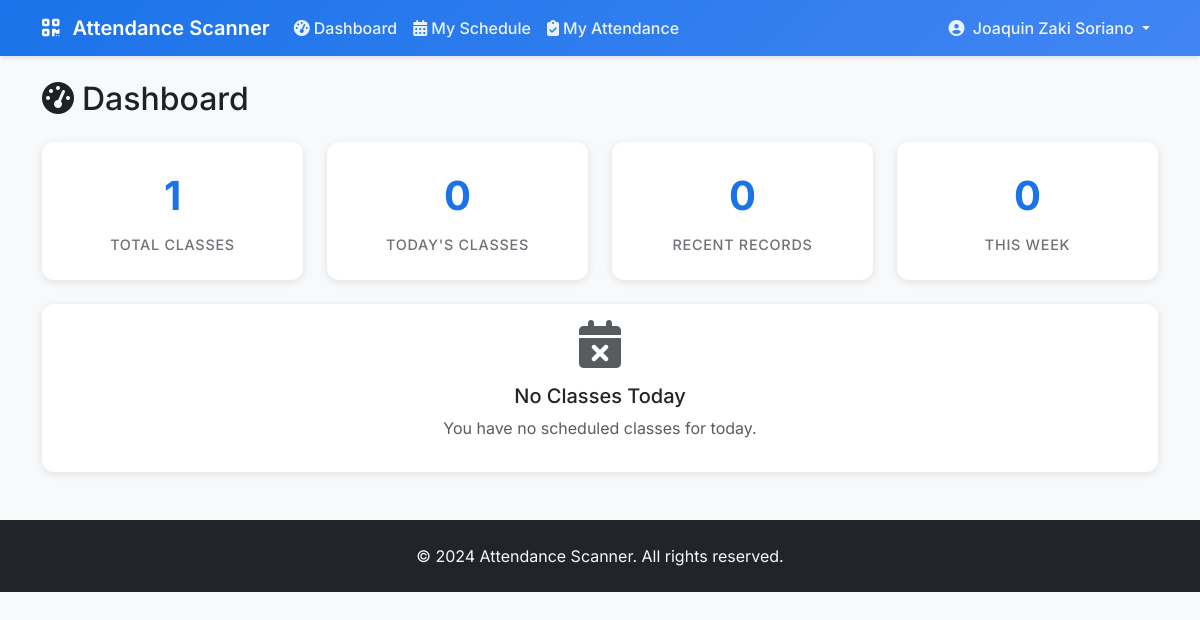
The app's page /dashboard/ (signed in), older data.
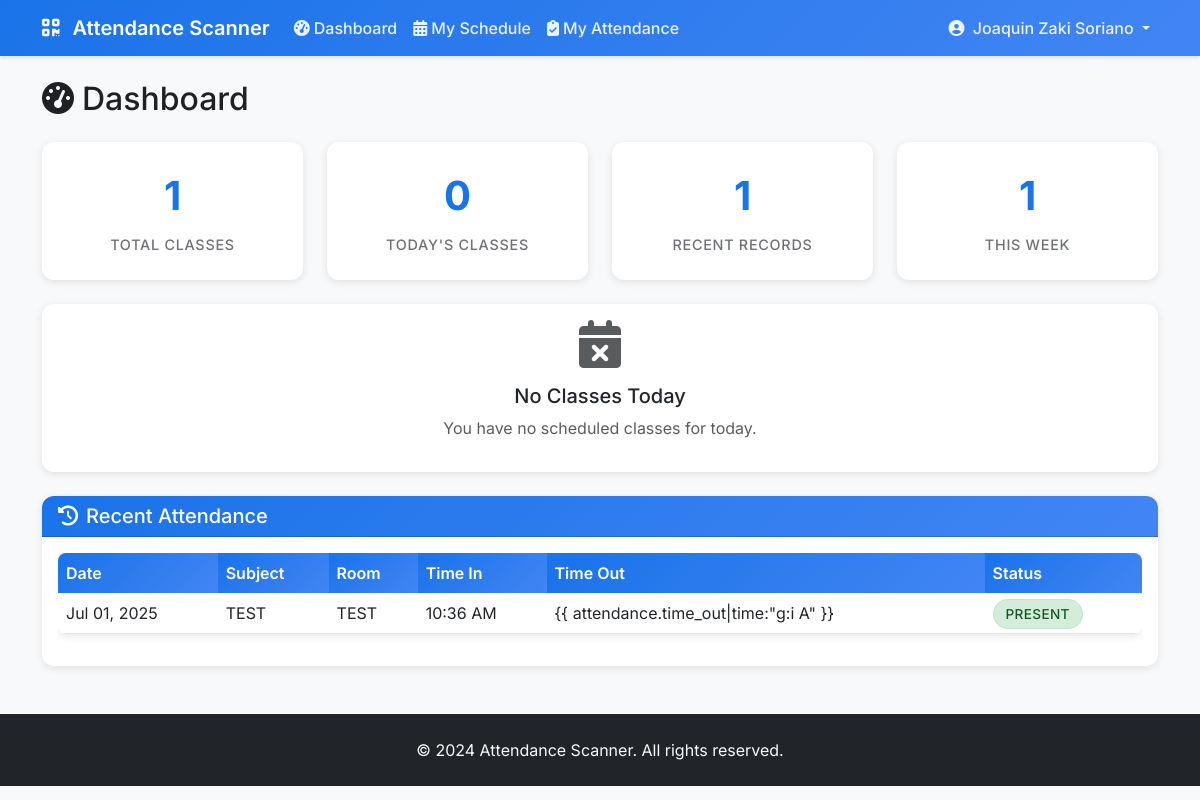
The same page, newer data.
### scanner/models.py (models this page shows, shortened)
class User(AbstractUser):
    USER_TYPES = (
        ('student', 'Student'),
        ('professor', 'Professor'),
        ('admin', 'Admin'),
    )
    user_type = models.CharField(max_length=10, choices=USER_TYPES, default='student')
    student_id = models.CharField(max_length=20, blank=True, null=True, unique=True)
    barcode = models.CharField(max_length=50, blank=True, null=True, unique=True)
    phone = models.CharField(max_length=15, blank=True, null=True)

class Attendance(models.Model):
    STATUS_CHOICES = (
        ('present', 'Present'),
        ('absent', 'Absent'),
        ('late', 'Late'),
        ('excused', 'Excused'),
    )
    student = models.ForeignKey(User, on_delete=models.CASCADE, limit_choices_to={'user_type': 'student'})
    schedule = models.ForeignKey(Schedule, on_delete=models.CASCADE)
    date = models.DateField()
    time_in = models.DateTimeField(blank=True, null=True)
    time_out = models.DateTimeField(blank=True, null=True)
    status = models.CharField(max_length=10, choices=STATUS_CHOICES, default='absent')
    notes = models.TextField(blank=True, null=True)
    created_at = models.DateTimeField(auto_now_add=True)
    updated_at = models.DateTimeField(auto_now=True)
    class Meta:
        unique_together = ['student', 'schedule', 'date']

class Schedule(models.Model):
    DAYS_OF_WEEK = (
        ('monday', 'Monday'),
        ('tuesday', 'Tuesday'),
        ('wednesday', 'Wednesday'),
        ('thursday', 'Thursday'),
        ('friday', 'Friday'),
        ('saturday', 'Saturday'),
        ('sunday', 'Sunday'),
    )
    subject = models.ForeignKey(Subject, on_delete=models.CASCADE)
    professor = models.ForeignKey(User, on_delete=models.CASCADE, limit_choices_to={'user_type': 'professor'})
    room = models.ForeignKey(Room, on_delete=models.CASCADE)
    day_of_week = models.CharField(max_length=10, choices=DAYS_OF_WEEK)
    start_time = models.TimeField()
    end_time = models.TimeField()
    semester = models.CharField(max_length=20, default='2024-1')
    academic_year = models.CharField(max_length=10, default='2024-2025')
    is_active = models.BooleanField(default=True)
    created_at = models.DateTimeField(auto_now_add=True)
    class Meta:
        unique_together = ['room', 'day_of_week', 'start_time', 'end_time', 'semester']

class Subject(models.Model):
    code = models.CharField(max_length=20, unique=True)
    name = models.CharField(max_length=100)
    description = models.TextField(blank=True, null=True)
    units = models.IntegerField(default=3)

class Room(models.Model):
    name = models.CharField(max_length=50)
    capacity = models.IntegerField(default=30)
    building = models.CharField(max_length=50, blank=True, null=True)
    floor = models.IntegerField(default=1)

### scanner/views.py (the view, shortened to what this page needs)
# urls.py: path('dashboard/', views.dashboard, name='dashboard'),
@login_required
def dashboard(request):
    today = get_manila_today()
    current_time = get_manila_time()
    if request.user.user_type == 'student':
        enrollments = Enrollment.objects.filter(student=request.user)
        today_schedules = []
        for enrollment in enrollments:
            schedule = enrollment.schedule
        context = {
            'today_schedules': today_schedules,
            'total_schedules': enrollments.count(),
            'attendance_records': Attendance.objects.filter(student=request.user).order_by('-date')[:10]
        }
    return render(request, 'scanner/dashboard.html', context)

### scanner/views.py (called while the page is built)
def get_manila_now():
    return timezone.now().astimezone(MANILA_TZ)

def get_manila_today():
    return get_manila_now().date()

def get_manila_time():
    return get_manila_now().time()

### scanner/templates/scanner/dashboard.html (shortened to what this page needs)
{% extends 'scanner/base.html' %}  {% block content %}
<div class="row">
  <div class="col-12">
    <h2 class="mb-4"><i class="fas fa-tachometer-alt me-2"></i>Dashboard</h2>
  </div>
</div>
{% if user.user_type == 'student' %}
<div class="row mb-4">
  <div class="col-md-3">
    <div class="dashboard-stats">
      <div class="number">{{ total_schedules }}</div>
      <div class="label">Total Classes</div>
    </div>
  </div>
  <div class="col-md-3">
    <div class="dashboard-stats">
      <div class="number">{{ today_schedules|length }}</div>
      <div class="label">Today's Classes</div>
    </div>
  </div>
  <div class="col-md-3">
    <div class="dashboard-stats">
      <div class="number">{{ attendance_records|length }}</div>
      <div class="label">Recent Records</div>
    </div>
  </div>
  <div class="col-md-3">
    <div class="dashboard-stats">
      <div class="number">
        {% if attendance_records %} {{ attendance_records|slice:":10"|length }}
        {% else %} 0 {% endif %}
      </div>
      <div class="label">This Week</div>
    </div>
  </div>
</div>
{% if today_schedules %}
<div class="card mb-4">
  <div class="card-header">
    <h5 class="mb-0">
      <i class="fas fa-calendar-day me-2"></i>Today's Schedule
    </h5>
  </div>
  <div class="card-body">
    <div class="row">
      {% for schedule_data in today_schedules %}
      <div class="col-md-6 col-lg-4 mb-3">
        <div
          class="card h-100 {% if schedule_data.is_current %}border-primary{% elif schedule_data.is_upcoming %}border-success{% endif %}"
        >
          <div class="card-body">
            <h6 class="card-title">
              {{ schedule_data.schedule.subject.code }} - {{ schedule_data.schedule.subject.name }}
            </h6>
            <p class="card-text">
              <i class="fas fa-clock me-2"></i>
              {{ schedule_data.schedule.start_time|time:"g:i A" }} - {{ schedule_data.schedule.end_time|time:"g:i A" }}
            </p>
            <p class="card-text">
              <i class="fas fa-map-marker-alt me-2"></i>
              {{ schedule_data.schedule.room.name }}
            </p>
            <p class="card-text">
              <i class="fas fa-user-tie me-2"></i>
              {{ schedule_data.schedule.professor.get_full_name }}
            </p>
            <span
              class="status-badge status-{{ schedule_data.attendance.status }}"
            >
              {% if schedule_data.attendance.status == 'present' %}
                <i class="fas fa-check me-1"></i>Present
              {% elif schedule_data.attendance.status == 'absent' %}
                <i class="fas fa-times me-1"></i>Absent
              {% elif schedule_data.attendance.status == 'late' %}
                <i class="fas fa-clock me-1"></i>Late {% else %}
              <i class="fas fa-exclamation me-1"></i>Excused {% endif %}
            </span>
            {% if schedule_data.professor_session %}
            {% if schedule_data.professor_session.is_active %}
            <div class="mt-2">
              <span class="badge bg-success">
                <i class="fas fa-play me-1"></i>Class Active
              </span>
            </div>
            {% else %}
            <div class="mt-2">
              <span class="badge bg-secondary">
                <i class="fas fa-pause me-1"></i>Class Inactive
              </span>
            </div>
            {% endif %}
            {% endif %}
          </div>
        </div>
      </div>
      {% endfor %}
    </div>
  </div>
</div>
{% else %}
<div class="card mb-4">
  <div class="card-body text-center">
    <i class="fas fa-calendar-times fa-3x text-muted mb-3"></i>
    <h5>No Classes Today</h5>
    <p class="text-muted">You have no scheduled classes for today.</p>
  </div>
</div>
{% endif %}
{% if attendance_records %}
<div class="card">
  <div class="card-header">
    <h5 class="mb-0"><i class="fas fa-history me-2"></i>Recent Attendance</h5>
  </div>
  <div class="card-body">
    <div class="table-responsive">
      <table class="table table-hover">
        <thead>
          <tr>
            <th>Date</th>
            <th>Subject</th>
            <th>Room</th>
            <th>Time In</th>
            <th>Time Out</th>
            <th>Status</th>
          </tr>
        </thead>
        <tbody>
          {% for attendance in attendance_records %}
          <tr>
            <td>{{ attendance.date|date:"M d, Y" }}</td>
            <td>{{ attendance.schedule.subject.code }}</td>
            <td>{{ attendance.schedule.room.name }}</td>
            <td>
              {% if attendance.time_in %} {{ attendance.time_in|time:"g:i A" }}
              {% else %} - {% endif %}
            </td>
            <td>
              {% if attendance.time_out %} {{ attendance.time_out|time:"g:i A"
              }} {% else %} - {% endif %}
            </td>
            <td>
              <span class="status-badge status-{{ attendance.status }}">
                {{ attendance.status|title }}
              </span>
            </td>
          </tr>
          {% endfor %}
        </tbody>
      </table>
    </div>
  </div>
</div>
{% endif %} {% endif %} {% endblock %}

### scanner/templates/scanner/base.html (shortened to what this page needs)
<!DOCTYPE html>
<html lang="en">
  <head>
    <link
      href="https://cdn.jsdelivr.net/npm/bootstrap@5.3.0/dist/css/bootstrap.min.css"
      rel="stylesheet"
    />
    <link
      href="https://cdnjs.cloudflare.com/ajax/libs/font-awesome/6.4.0/css/all.min.css"
      rel="stylesheet"
    />
    {% load static %}
    <link href="{% static 'css/custom.css' %}" rel="stylesheet" />
  </head>
  <body>
    <nav class="navbar navbar-expand-lg navbar-dark">
      <div class="container">
        <a class="navbar-brand" href="{% url 'home' %}">
          <i class="fas fa-qrcode me-2"></i>
          Attendance Scanner
        </a>
        <div class="collapse navbar-collapse" id="navbarNav">
          <ul class="navbar-nav me-auto">
            {% if user.is_authenticated %}
            <li class="nav-item">
              <a class="nav-link" href="{% url 'dashboard' %}">
                <i class="fas fa-tachometer-alt me-1"></i>Dashboard
              </a>
            </li>
            {% if user.user_type == 'professor' %}
            <li class="nav-item">
              <a class="nav-link" href="{% url 'schedule_management' %}">
                <i class="fas fa-calendar-alt me-1"></i>Schedules
              </a>
            </li>
            {% elif user.user_type == 'student' %}
            <li class="nav-item">
              <a class="nav-link" href="{% url 'student_schedule' %}">
                <i class="fas fa-calendar-alt me-1"></i>My Schedule
              </a>
            </li>
            <li class="nav-item">
              <a class="nav-link" href="{% url 'student_attendance' %}">
                <i class="fas fa-clipboard-check me-1"></i>My Attendance
              </a>
            </li>
            {% elif user.user_type == 'admin' %}
            <li class="nav-item">
              <a class="nav-link" href="{% url 'admin_dashboard' %}">
                <i class="fas fa-cogs me-1"></i>Admin
              </a>
            </li>
            {% endif %} {% endif %}
          </ul>
          <ul class="navbar-nav">
            {% if user.is_authenticated %}
            <li class="nav-item dropdown">
              <a
                class="nav-link dropdown-toggle"
                href="#"
                id="navbarDropdown"
                role="button"
                data-bs-toggle="dropdown"
              >
                <i class="fas fa-user-circle me-1"></i>
                {{ user.get_full_name|default:user.username }}
              </a>
            </li>
            {% endif %}
          </ul>
        </div>
      </div>
    </nav>
    <main class="container my-4">{% block content %}{% endblock %}</main>
    <footer class="bg-dark text-light py-4 mt-5">
      <div class="container text-center">
        <p class="mb-0">&copy; 2024 Attendance Scanner. All rights reserved.</p>
      </div>
    </footer>
  </body>
</html>

### static/css/custom.css (style rules this page uses)
.status-badge { padding: 0.25rem 0.5rem; border-radius: 0.25rem; font-size: 0.875rem; font-weight: 500; text-transform: uppercase; letter-spacing: 0.025em; }
.status-present { background-color: #d4edda; color: #155724; border: 1px solid #c3e6cb; }
.dashboard-stats { background: linear-gradient(135deg, #667eea 0%, #764ba2 100%); color: white; padding: 1.5rem; border-radius: 0.5rem; text-align: center; box-shadow: 0 4px 6px rgba(0, 0, 0, 0.1); transition: transform 0.2s ease-in-out; }
.dashboard-stats .number { font-size: 2.5rem; font-weight: bold; margin-bottom: 0.5rem; }
.dashboard-stats .label { font-size: 0.9rem; opacity: 0.9; text-transform: uppercase; letter-spacing: 0.05em; }
.card { transition: box-shadow 0.2s ease-in-out; }

### scanner/templates/scanner/base.html (style rules this page uses)
:root { --primary-color: #1a73e8; --secondary-color: #34a853; --warning-color: #fbbc04; --danger-color: #ea4335; --light-gray: #f8f9fa; --border-color: #e8eaed; --text-primary: #202124; --text-secondary: #5f6368; }
* { font-family: "Inter", sans-serif; }
body { background-color: var(--light-gray); color: var(--text-primary); }
.navbar { background: linear-gradient(135deg, var(--primary-color), #4285f4); box-shadow: 0 2px 4px rgba(0, 0, 0, 0.1); }
.navbar-brand { font-weight: 600; color: white !important; }
.nav-link { color: rgba(255, 255, 255, 0.9) !important; font-weight: 500; transition: color 0.3s ease; }
.card { border: none; border-radius: 12px; box-shadow: 0 2px 8px rgba(0, 0, 0, 0.1); transition: transform 0.2s ease, box-shadow 0.2s ease; }
.card-header { background: linear-gradient(135deg, var(--primary-color), #4285f4); color: white; border-radius: 12px 12px 0 0 !important; font-weight: 600; }
.table { border-radius: 8px; overflow: hidden; box-shadow: 0 2px 8px rgba(0, 0, 0, 0.1); }
.table thead th { background: linear-gradient(135deg, var(--primary-color), #4285f4); color: white; border: none; font-weight: 600; }
.status-badge { padding: 6px 12px; border-radius: 20px; font-size: 0.85rem; font-weight: 500; }
.status-present { background-color: #d4edda; color: #155724; }
.dashboard-stats { background: white; border-radius: 12px; padding: 24px; box-shadow: 0 2px 8px rgba(0, 0, 0, 0.1); text-align: center; }
.dashboard-stats .number { font-size: 2.5rem; font-weight: 700; color: var(--primary-color); }
.dashboard-stats .label { color: var(--text-secondary); font-weight: 500; margin-top: 8px; }

Row changes from the older to the newer data that the page shows:
added Attendance: date "Jul 01, 2025", schedule.subject.code "TEST", schedule.room.name "TEST", time_in "10:36 AM", shows "{{ attendance.time_out|time:\"g:i A\" }}", status "PRESENT"
Text that changed along with them:
{{ attendance_records|length }}: "0" → "1"
{{ attendance_records|slice:":10"|length }}: (not shown) → "1"
text no longer shown: "0"
text now shown: "Recent Attendance Date Subject Room Time In Time Out Status"
